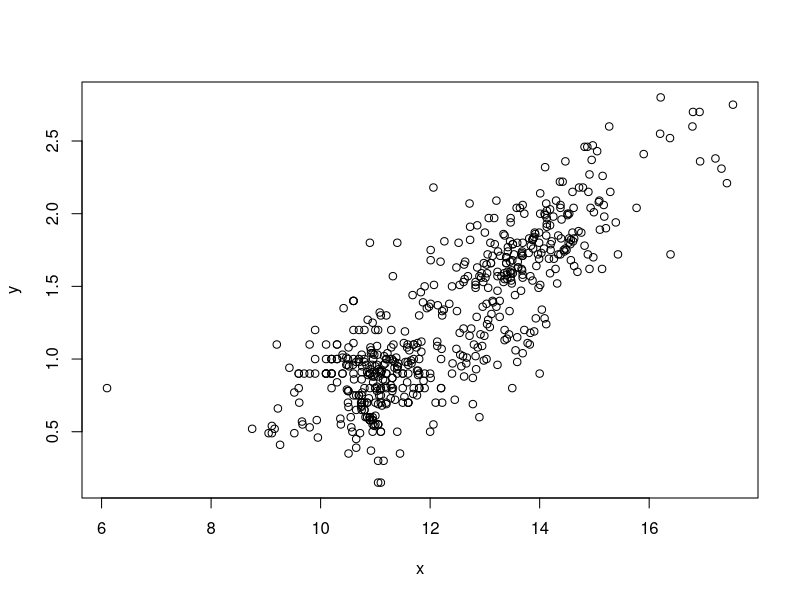
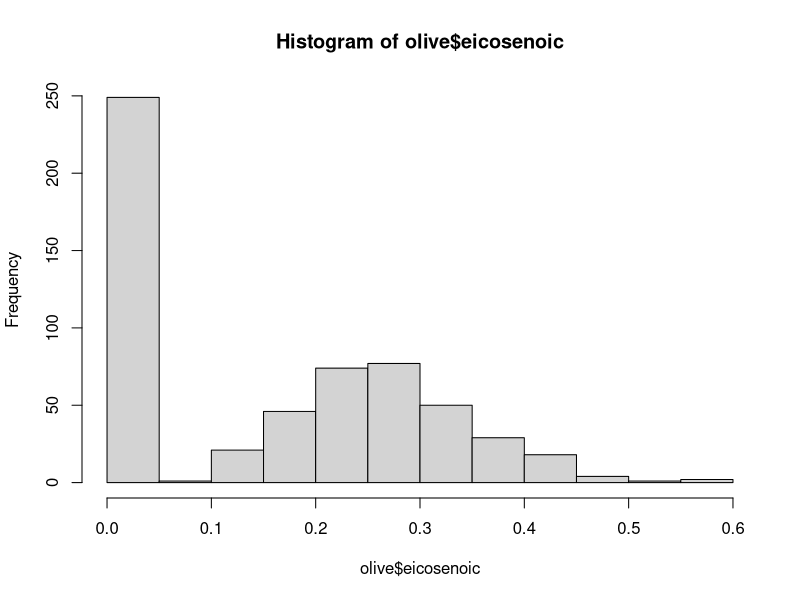

Write R code to recreate these figures, in order.
library(dslabs)
library(dplyr)
data(olive)
head(olive)

x <- olive$palmitic
y <- olive$palmitoleic
plot(x,y)

hist(olive$eicosenoic)

#boxplot(palmitic~region, data = olive)
